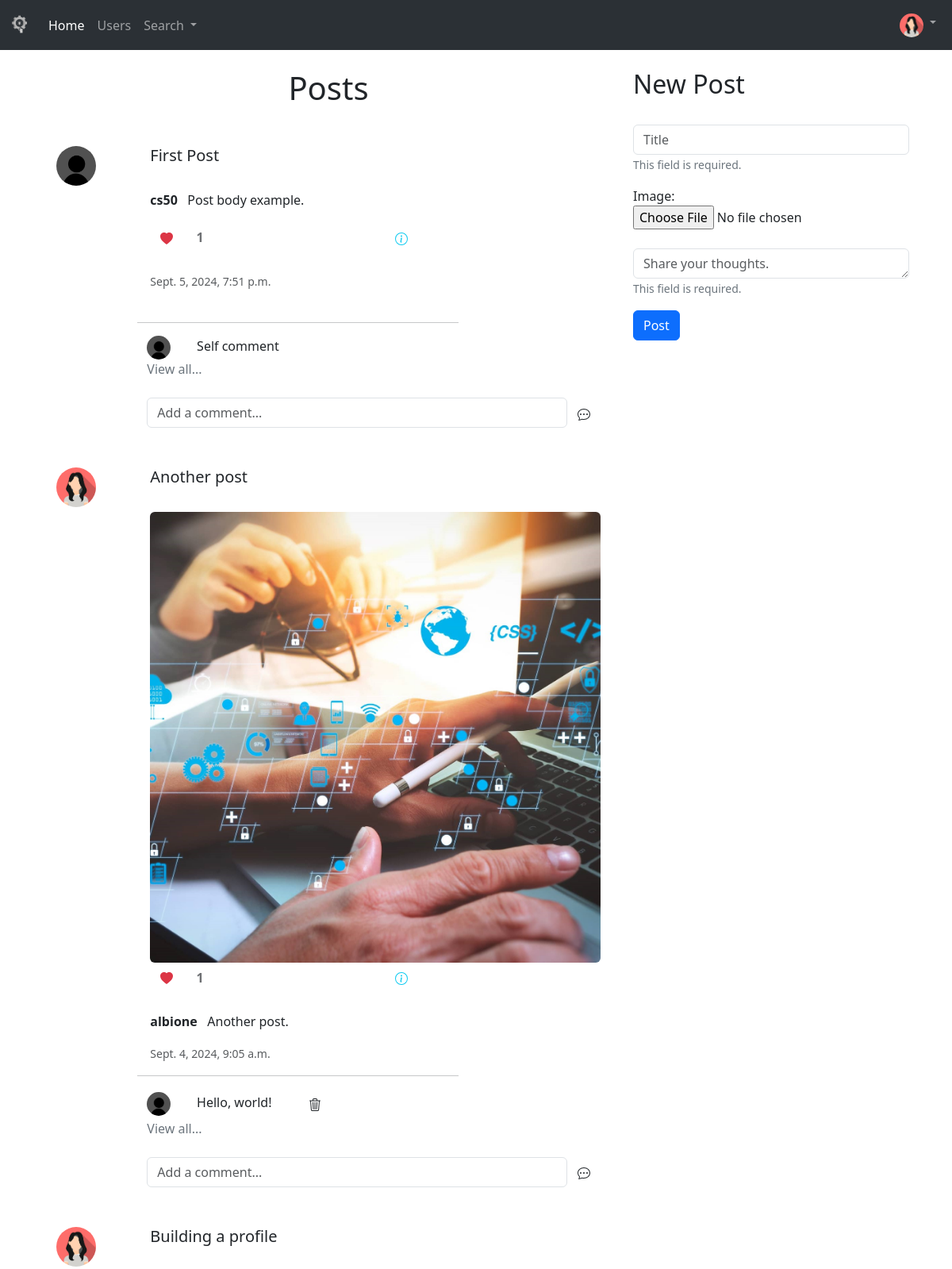
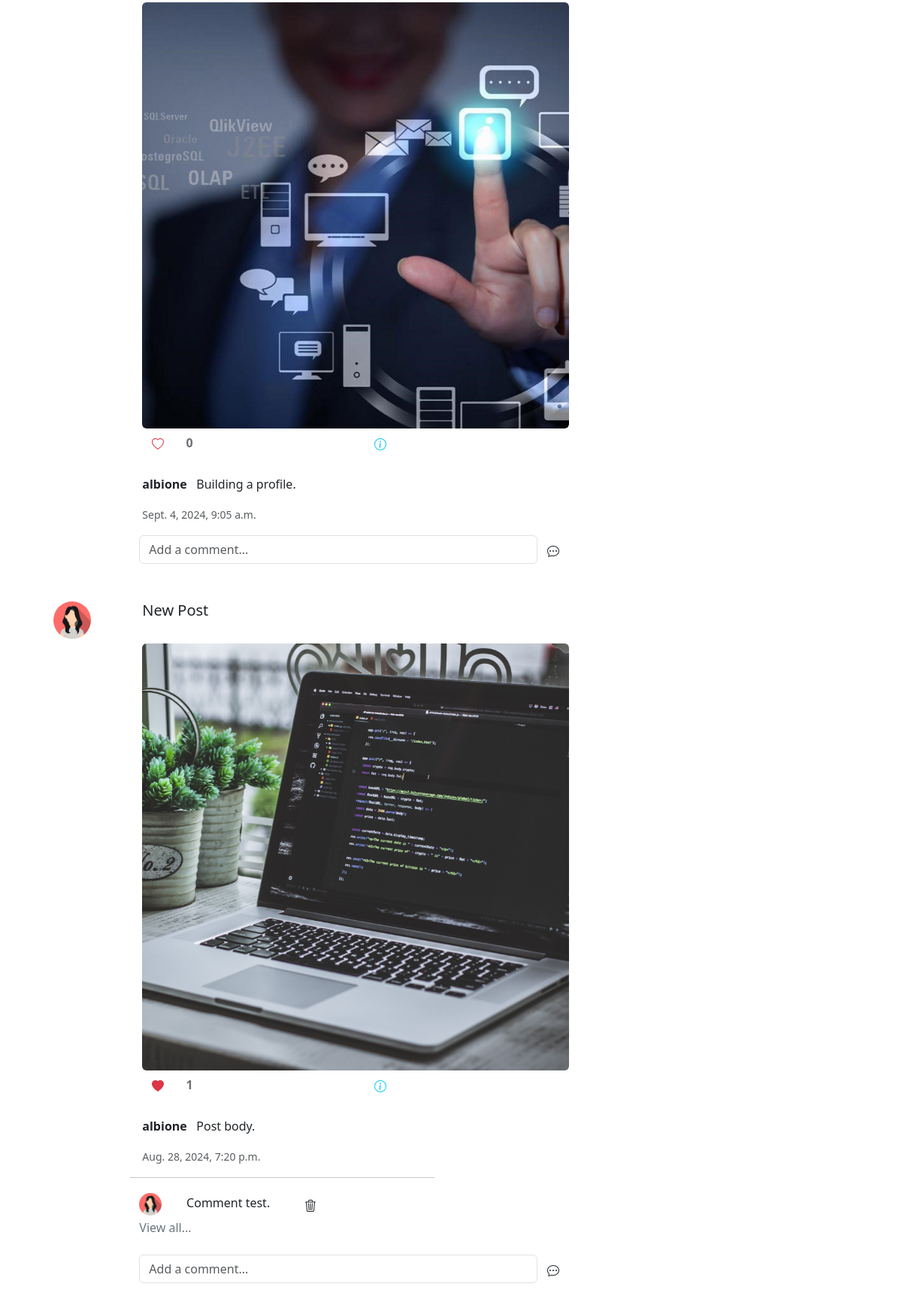
The app's page / (signed in) with its own data (2 pictures, top to bottom).
### social/models.py (models this page shows, shortened)
class Profile(models.Model):
    user = models.OneToOneField(User, on_delete=models.CASCADE) # if user is deleted, profile is deleted
    follows = models.ManyToManyField('self', related_name='followed_by', symmetrical=False, blank=True)
    date_modified = models.DateTimeField(User, auto_now=True)
    profile_picture = models.ImageField(null=True, blank=True, upload_to='img/')
    profile_bio = models.CharField(blank=True, null=True, max_length=300)
    linkedin = models.CharField(blank=True, null=True, max_length=100)
    github = models.CharField(blank=True, null=True, max_length=100)
    homepage = models.CharField(blank=True, null=True, max_length=100)

class Tweet(models.Model):
    user = models.ForeignKey(
        User, related_name="tweets", on_delete=models.CASCADE
    )
    body = models.CharField(max_length=200)
    created = models.DateTimeField(auto_now_add=True)
    likes = models.ManyToManyField(User, related_name="tweet_like", blank=True)
    image = models.ImageField(upload_to='img/', blank=True, null=True)
    title = models.CharField(max_length=50, null=False, blank=False, default="Post title")
    def like_tracker(self):
        return self.likes.count()

class Comment(models.Model):
    user = models.ForeignKey(User, on_delete=models.CASCADE, default=1)
    post = models.ForeignKey(Tweet, related_name="comments", on_delete=models.CASCADE)
    body = models.TextField()
    created = models.DateTimeField(auto_now_add=True)

### social/views.py (the view, shortened to what this page needs)
# urls.py: path('', views.home, name='home'),
def home(request):
    if request.user.is_authenticated:
        form = Post(request.POST or None, request.FILES)
        tweets = Tweet.objects.all().order_by("-created")
        return render(request, 'home.html', {"tweets":tweets, "form":form})
    else:
        tweets = Tweet.objects.all().order_by("-created")
        return render(request, 'home.html', {"tweets":tweets})

### social/forms.py
class Post(forms.ModelForm):
    title = forms.CharField(required=True, widget=forms.widgets.TextInput(
        attrs={
            "placeholder": "Title",
            "class": "form-control"
        }
    ), label = "")
    image = forms.ImageField(label="Image", required=False)
    body = forms.CharField(required=True,
        widget=forms.widgets.Textarea(
            attrs={
            "placeholder": "Share your thoughts.",
            "class": "form-control",
            "rows": 1,
            }),
        label="",
    )
    class Meta:
        model = Tweet
        exclude = ("user", "likes",)
        fields = ['title', 'image', 'body']

### social/templates/home.html (shortened to what this page needs)
{% extends "base.html" %}
{% load static %}
{% block content %}
    <div class="container">
        <div class="row">
            <div class="col-md-8">
                <h1 class="text-center">Posts</h1>
                <br>
                {% for tweet in tweets %}
                    <div class="alert" role="alert">
                        <div class="row">
                            <div class="col-2">
                                {% if tweet.user.profile.profile_picture %}
                                    <a href="{% url 'profile' tweet.user.id %}">
                                        <img src="{{ tweet.user.profile.profile_picture.url }}" alt="{{ tweet.user.username }}" width="50" height="50" class="img-fluid rounded-circle">
                                    </a>
                                {% else %}
                                    <a href="{% url 'profile' tweet.user.id %}">
                                        <img src="{% static 'img/pfp.jpg' %}" alt="{{ tweet.user.username }}" width="50" height="50" class="img-fluid rounded-circle">
                                    </a>
                                {% endif %}
                            </div>
                            <div class="col-10">
                                <h5>{{tweet.title }}</h5><br>
                                {% if tweet.image %}
                                    <img src="{{ tweet.image.url }}" alt="{{ tweet.title }}" class="img-fluid rounded">
                                    <div class="row">
                                        <div class="col">
                                            {% if user in tweet.likes.all %}
                                                <a href="{% url 'likes' tweet.id %}" class="btn">
                                                    <svg xmlns="http://www.w3.org/2000/svg" width="16" height="16" fill="currentColor" class="bi bi-heart-fill text-danger" viewBox="0 0 16 16">
                                                        <path fill-rule="evenodd" d="M8 1.314C12.438-3.248 23.534 4.735 8 15-7.534 4.736 3.562-3.248 8 1.314"/>
                                                    </svg>
                                                </a>
                                            {% else %}
                                                <a href="{% url 'likes' tweet.id %}" class="btn">
                                                </a>
                                            {% endif %}
                                            <span class="btn disabled no-border">{{ tweet.like_tracker }}</span>
                                        </div>
                                        <div class="col">
                                            <a href="{% url 'show' tweet.id %}" class="btn">
                                            </a>
                                        </div>
                                    </div>
                                    <br>
                                    <p><strong>{{tweet.user.username|lower}}</strong> &nbsp; {{tweet.body}}</p>
                                    <p>
                                        <small class="text-muted">
                                            {{ tweet.created }}
                                        </small>
                                    </p>
                                {% else %}
                                    <p><strong>{{tweet.user.username|lower}}</strong> &nbsp; {{tweet.body}}</p>
                                    <div class="row">
                                        <div class="col">
                                            {% if user in tweet.likes.all %}
                                                <a href="{% url 'likes' tweet.id %}" class="btn">
                                                    <svg xmlns="http://www.w3.org/2000/svg" width="16" height="16" fill="currentColor" class="bi bi-heart-fill text-danger" viewBox="0 0 16 16">
                                                        <path fill-rule="evenodd" d="M8 1.314C12.438-3.248 23.534 4.735 8 15-7.534 4.736 3.562-3.248 8 1.314"/>
                                                    </svg>
                                                </a>
                                            {% endif %}
                                            <span class="btn disabled no-border">{{ tweet.like_tracker }}</span>
                                        </div>
                                        <div class="col">
                                            <a href="{% url 'show' tweet.id %}" class="btn">
                                            </a>
                                        </div>
                                    </div>
                                    <br>
                                    <p>
                                        <small class="text-muted">
                                            {{ tweet.created }}
                                        </small>
                                    </p>
                                    <br>
                                {% endif %}
                            </div>
                        </div>
                        <div class="offset-md-2">
                            {% if tweet.comments.exists %}
                                <div class="col-md-8">
                                    <div class="row">
                                        <hr>
                                        {% for comment in tweet.comments.all|slice:2 %}
                                            <div class="comment">
                                                <small>
                                                    {% if comment.user.profile.profile_picture %}
                                                        <a href="{% url 'profile' comment.user.id %}" style="text-decoration:none;">
                                                            <img src="{{ comment.user.profile.profile_picture.url }}" alt="{{ comment.user.username }}" width="30" height="30" class="img-fluid rounded-circle">
                                                        </a>
                                                    {% else %}
                                                        <a href="{% url 'profile' comment.user.id %}" style="text-decoration:none;">
                                                            <img src="{% static 'img/pfp.jpg' %}" alt="{{ tweet.user.username }}" width="30" height="30" class="img-fluid rounded-circle">
                                                        </a>
                                                    {% endif %}
                                                </small>  &nbsp;&nbsp;&nbsp;&nbsp;&nbsp;&nbsp;
                                                {{ comment.body }} &nbsp;&nbsp;&nbsp;&nbsp;&nbsp;&nbsp;
                                                <small>
                                                    {% if request.user.id == comment.user.id or request.user.id == tweet.user.id %}
                                                        <a href="{% url 'delete_comment' comment.id %}" class="btn">
                                                        </a>
                                                    {% endif %}
                                                </small>
                                            </div>
                                        {% endfor %}
                                        <a href="{% url 'show' tweet.id %}" class="text-secondary" style="text-decoration:none;">View all...</a>
                                    </div>
                                </div>
                                <br>
                            {% endif %}
                        </div>
                        <div class="offset-md-2">
                            <form method="post" class="d-flex" action="{% url 'comment' tweet.id %}">
                                <input type="text" id="username" class="form-control" name="body" placeholder="Add a comment...">
                                <button type="submit" class="btn">
                                </button>
                            </form>
                        </div>
                    </div>
                {% endfor %}
            </div>
            {% if form %}
                <div class="col-md-4 justify-content-center align-items-center">
                    <h2>New Post</h2>
                    <br>
                    <form method="post" enctype="multipart/form-data">
                        <div class="form-group">
                            {{ form.title }}
                            {% if form.title.errors %}
                                <div class="text-secondary">
                                    {% for error in form.title.errors %}
                                        <p><small>{{ error }}</small></p>
                                    {% endfor %}
                                </div>
                            {% endif %}
                        </div>
                        <div class="form-group">
                            <label for="{{ form.image.id_for_label }}">Image: </label>
                            {{ form.image }}
                        </div>
                        <br>
                        <div class="form-group">
                            {{ form.body }}
                            {% if form.body.errors %}
                                <div class="text-secondary">
                                    {% for error in form.body.errors %}
                                        <p><small>{{ error }}</small></p>
                                    {% endfor %}
                                </div>
                            {% endif %}
                        </div>
                        <button type="submit" class="btn btn-primary">Post</button>
                    </form>
                </div>
            {% endif %}
        </div>
    </div>
{% endblock %}

### social/templates/navbar.html (shortened to what this page needs)
{% load static %}
<nav class="navbar navbar-expand-lg bg-body-tertiary bg-dark" data-bs-theme="dark">
    <div class="container-fluid">
      <a class="navbar-brand" href="{% url 'home' %}">
        <img src="{% static 'img/logo.png' %}" alt="Logo" width="25" height="25" class="d-inline-block align-text-top bw">
      </a>
      <div class="collapse navbar-collapse" id="navbarSupportedContent">
        <ul class="navbar-nav me-auto mb-2 mb-lg-0">
          <li class="nav-item">
            <a class="nav-link active" aria-current="page" href="{% url 'home' %}">Home</a>
          </li>
          {% if user.is_authenticated %}
            <li class="nav-item">
              <a class="nav-link" href="{% url 'profiles' %}">Users</a>
            </li>
            <ul class="navbar-nav ml-auto mb-2 mb-lg-0">
              <li class="nav-item dropdown">
                <a class="nav-link dropdown-toggle" href="{% url 'search_users' %}" role="button" data-bs-toggle="dropdown" aria-expanded="false">
                  Search
                </a>
              </li>
            </ul>
          {% endif %}
        </ul>
        {% if user.is_authenticated %}
          <ul class="navbar-nav ml-auto mb-2 mb-lg-0">
            <li class="nav-item dropdown">
              <a class="nav-link dropdown-toggle" href="{% url 'profile' request.user.id %}" role="button" data-bs-toggle="dropdown" aria-expanded="false">
                {% if user.profile.profile_picture %}
                  <img src="{{ user.profile.profile_picture.url }}" alt="Profile Picture" width="30" height="30" class="d-inline-block align-text-top rounded-circle">
                {% else %}
                  <img src="{% static 'img/pfp.jpg' %}" alt="Profile Picture" width="30" height="30" class="d-inline-block align-text-top rounded-circle">
                {% endif %}
              </a>
            </li>
          </ul>
        {% endif %}
      </div>
    </div>
  </nav>

### static/styles.css (style rules this page uses)
.bw { filter: grayscale(100%); }
.no-border { border: 0px; }
.no-border { border: 0; color: black; font-weight: bold; }

### records on screen
Tweet: title "First Post", user.username "cs50", body "Post body example.", like_tracker "1", created "Sept. 5, 2024, 7:51 p.m."
Comment: body "Self comment"
Tweet: user.profile.profile_picture (picture), title "Another post", image (picture), like_tracker "1", user.username "albione", body "Another post.", created "Sept. 4, 2024, 9:05 a.m."
Comment: body "Hello, world!"
Tweet: user.profile.profile_picture (picture), title "Building a profile", image (picture), like_tracker "0", user.username "albione", body "Building a profile.", created "Sept. 4, 2024, 9:05 a.m."
Tweet: user.profile.profile_picture (picture), title "New Post", image (picture), like_tracker "1", user.username "albione", body "Post body.", created "Aug. 28, 2024, 7:20 p.m."
Comment: user.profile.profile_picture (picture), body "Comment test."

### other values on screen
{{ error }} "This field is required."
